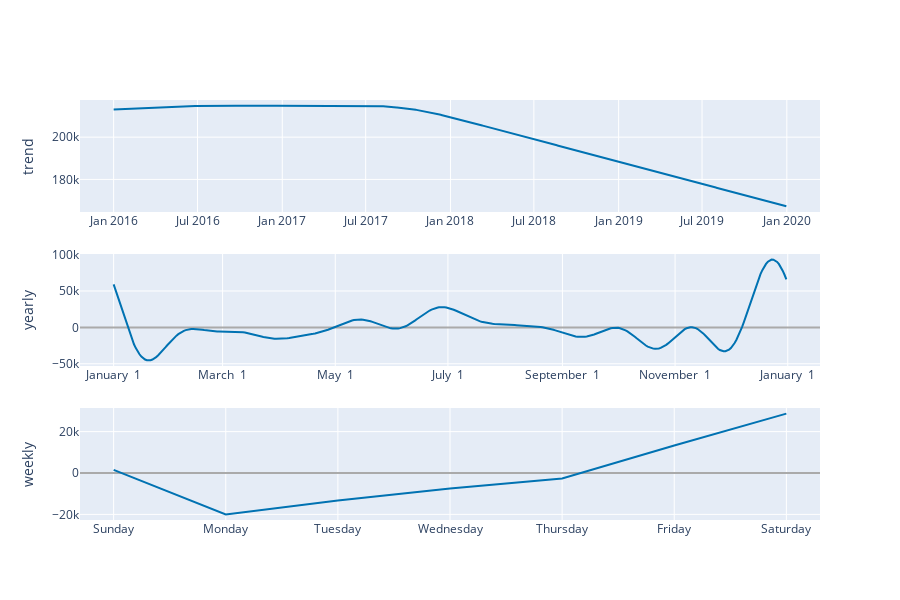

Here is the notebook cell this chart was saved with:
### Code cell
plot_components_plotly(m, forecast)

### Figure 1 — Plotly figure (JSON) as saved in the notebook; plotly's stock layout.template omitted (floating-point values rounded to 4 significant figures; data arrays with more than 128 entries replaced by an {"elided": "..."} marker saying what was removed)
{"data": [{"line": {"color": "#0072B2", "width": 2}, "mode": "lines", "name": "trend", "type": "scatter", "x": {"elided": "1460 str values"}, "xaxis": "x", "y": {"elided": "1460 float values"}, "yaxis": "y"}, {"line": {"color": "rgba(0, 114, 178, 0.2)", "width": 0}, "mode": "lines", "name": "trend_upper", "type": "scatter", "x": {"elided": "1460 str values"}, "xaxis": "x", "y": {"elided": "1460 float values"}, "yaxis": "y"}, {"fill": "tonexty", "fillcolor": "rgba(0, 114, 178, 0.2)", "line": {"color": "rgba(0, 114, 178, 0.2)", "width": 0}, "mode": "lines", "name": "trend_lower", "type": "scatter", "x": {"elided": "1460 str values"}, "xaxis": "x", "y": {"elided": "1460 float values"}, "yaxis": "y"}, {"line": {"color": "#0072B2", "width": 2}, "mode": "lines", "name": "yearly", "type": "scatter", "x": {"elided": "365 str values"}, "xaxis": "x2", "y": {"elided": "365 float values"}, "yaxis": "y2"}, {"line": {"color": "#0072B2", "width": 2}, "mode": "lines", "name": "weekly", "type": "scatter", "x": ["2017-01-01T00:00:00", "2017-01-02T00:00:00", "2017-01-03T00:00:00", "2017-01-04T00:00:00", "2017-01-05T00:00:00", "2017-01-06T00:00:00", "2017-01-07T00:00:00"], "xaxis": "x3", "y": [1525.0, -20000.0, -13330.0, -7509.0, -2676.0, 13290.0, 28700.0], "yaxis": "y3"}], "layout": {"height": 600, "showlegend": false, "width": 900, "xaxis": {"anchor": "y", "domain": [0, 1], "range": ["2015-10-20T00:00:00", "2020-03-13T00:00:00"], "type": "date"}, "xaxis2": {"anchor": "y2", "domain": [0, 1], "range": ["2016-12-13T18:54:02.958904115", "2018-01-18T11:04:57.863013581"], "tickformat": "%B %e", "type": "date"}, "xaxis3": {"anchor": "y3", "domain": [0, 1], "range": ["2016-12-31T16:48:00", "2017-01-07T07:12:00"], "tickformat": "%A", "type": "date"}, "yaxis": {"anchor": "x", "domain": [0.7333, 1], "rangemode": "normal", "title": {"text": "trend"}, "zerolinecolor": "#AAA"}, "yaxis2": {"anchor": "x2", "domain": [0.3667, 0.6333], "title": {"text": "yearly"}, "zerolinecolor": "#AAA"}, "yaxis3": {"anchor": "x3", "domain": [0, 0.2667], "title": {"text": "weekly"}, "zerolinecolor": "#AAA"}}}
